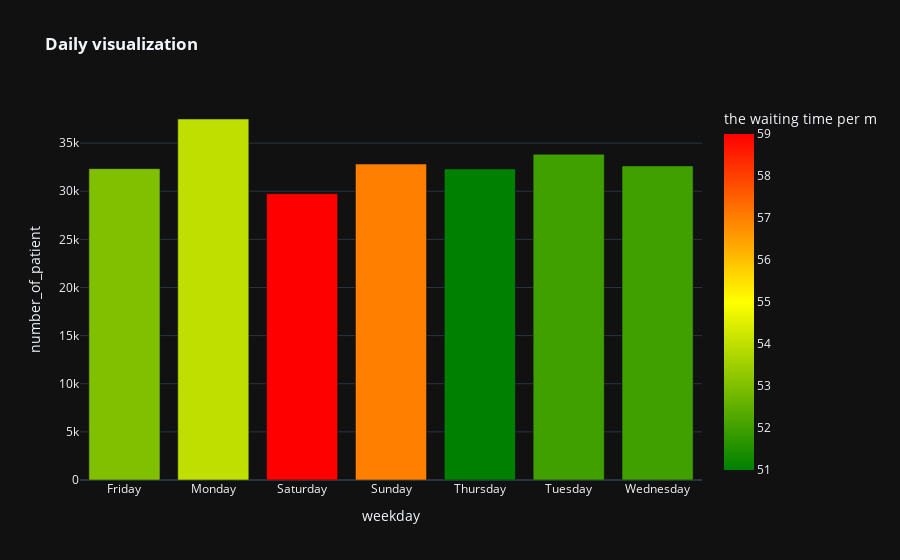

Write notebook code for a chart like this one.
### Markdown cell above
##### Weekly chart

### Code cell
answer2 =  grouped_data('weekday')
# Create Chart for the Daily
fig2 = px.bar(answer2,
             x='weekday',
             y='number_of_patient',
             color='waiting_ber_munets',
             labels={'waiting_ber_munets':'the waiting time per m'} ,
             color_continuous_scale=['green','yellow','red'],
             template = template_style,
             title = '<b>Daily visualization</b>')
# Display Plot
fig2.show()

### Figure 1 — Plotly figure (JSON) as saved in the notebook; plotly's stock layout.template omitted (floating-point values rounded to 4 significant figures)
{"data": [{"alignmentgroup": "True", "hovertemplate": "weekday=%{x}<br>number_of_patient=%{y}<br>the waiting time per m=%{marker.color}<extra></extra>", "legendgroup": "", "marker": {"color": [53, 54, 59, 57, 51, 52, 52], "coloraxis": "coloraxis", "pattern": {"shape": ""}}, "name": "", "offsetgroup": "", "orientation": "v", "showlegend": false, "textposition": "auto", "type": "bar", "x": ["Friday", "Monday", "Saturday", "Sunday", "Thursday", "Tuesday", "Wednesday"], "xaxis": "x", "y": [32347, 37504, 29745, 32822, 32314, 33841, 32630], "yaxis": "y"}], "layout": {"barmode": "relative", "coloraxis": {"colorbar": {"title": {"text": "the waiting time per m"}}, "colorscale": [[0, "green"], [0.5, "yellow"], [1, "red"]]}, "legend": {"tracegroupgap": 0}, "title": {"text": "<b>Daily visualization</b>"}, "xaxis": {"anchor": "y", "domain": [0, 1], "title": {"text": "weekday"}}, "yaxis": {"anchor": "x", "domain": [0, 1], "title": {"text": "number_of_patient"}}}}
